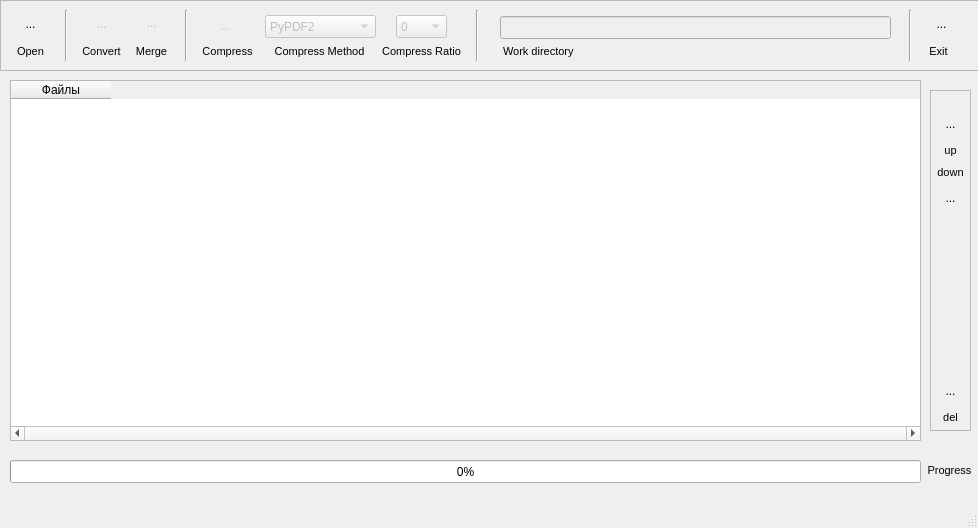
<?xml version="1.0" encoding="UTF-8"?>
<ui version="4.0">
 <class>MainWindow</class>
 <widget class="QMainWindow" name="MainWindow">
  <property name="geometry">
   <rect>
    <x>0</x>
    <y>0</y>
    <width>978</width>
    <height>528</height>
   </rect>
  </property>
  <property name="minimumSize">
   <size>
    <width>978</width>
    <height>528</height>
   </size>
  </property>
  <property name="maximumSize">
   <size>
    <width>978</width>
    <height>528</height>
   </size>
  </property>
  <property name="windowTitle">
   <string>PDF Tools</string>
  </property>
  <property name="windowIcon">
   <iconset>
    <activeon>pic/icon.png</activeon>
   </iconset>
  </property>
  <widget class="QWidget" name="centralwidget">
   <widget class="QTableWidget" name="fileView">
    <property name="geometry">
     <rect>
      <x>10</x>
      <y>80</y>
      <width>911</width>
      <height>361</height>
     </rect>
    </property>
    <property name="verticalScrollBarPolicy">
     <enum>Qt::ScrollBarAsNeeded</enum>
    </property>
    <property name="horizontalScrollBarPolicy">
     <enum>Qt::ScrollBarAlwaysOn</enum>
    </property>
    <property name="sizeAdjustPolicy">
     <enum>QAbstractScrollArea::AdjustToContents</enum>
    </property>
    <property name="textElideMode">
     <enum>Qt::ElideLeft</enum>
    </property>
    <attribute name="horizontalHeaderMinimumSectionSize">
     <number>26</number>
    </attribute>
    <column>
     <property name="text">
      <string>Файлы</string>
     </property>
    </column>
   </widget>
   <widget class="QProgressBar" name="progressBar">
    <property name="geometry">
     <rect>
      <x>10</x>
      <y>460</y>
      <width>911</width>
      <height>23</height>
     </rect>
    </property>
    <property name="value">
     <number>0</number>
    </property>
   </widget>
   <widget class="QFrame" name="frame">
    <property name="geometry">
     <rect>
      <x>0</x>
      <y>0</y>
      <width>981</width>
      <height>71</height>
     </rect>
    </property>
    <property name="frameShape">
     <enum>QFrame::StyledPanel</enum>
    </property>
    <property name="frameShadow">
     <enum>QFrame::Raised</enum>
    </property>
    <widget class="QToolButton" name="folderBtn">
     <property name="geometry">
      <rect>
       <x>10</x>
       <y>3</y>
       <width>41</width>
       <height>41</height>
      </rect>
     </property>
     <property name="toolTip">
      <string>Открыть директорию</string>
     </property>
     <property name="text">
      <string>...</string>
     </property>
     <property name="icon">
      <iconset>
       <activeon>pic/open.png</activeon>
      </iconset>
     </property>
     <property name="iconSize">
      <size>
       <width>40</width>
       <height>40</height>
      </size>
     </property>
     <property name="autoRaise">
      <bool>true</bool>
     </property>
    </widget>
    <widget class="QToolButton" name="mergeBtn">
     <property name="enabled">
      <bool>false</bool>
     </property>
     <property name="geometry">
      <rect>
       <x>131</x>
       <y>2</y>
       <width>41</width>
       <height>41</height>
      </rect>
     </property>
     <property name="toolTip">
      <string>Объединить PDF</string>
     </property>
     <property name="text">
      <string>...</string>
     </property>
     <property name="icon">
      <iconset>
       <activeon>pic/merge.png</activeon>
      </iconset>
     </property>
     <property name="iconSize">
      <size>
       <width>40</width>
       <height>40</height>
      </size>
     </property>
     <property name="autoRaise">
      <bool>true</bool>
     </property>
    </widget>
    <widget class="QToolButton" name="convertBtn">
     <property name="enabled">
      <bool>false</bool>
     </property>
     <property name="geometry">
      <rect>
       <x>81</x>
       <y>3</y>
       <width>41</width>
       <height>41</height>
      </rect>
     </property>
     <property name="toolTip">
      <string>Конвертировать HTML</string>
     </property>
     <property name="text">
      <string>...</string>
     </property>
     <property name="icon">
      <iconset>
       <activeon>pic/convert.png</activeon>
      </iconset>
     </property>
     <property name="iconSize">
      <size>
       <width>40</width>
       <height>40</height>
      </size>
     </property>
     <property name="autoRaise">
      <bool>true</bool>
     </property>
    </widget>
    <widget class="QLineEdit" name="pathEdt">
     <property name="enabled">
      <bool>false</bool>
     </property>
     <property name="geometry">
      <rect>
       <x>500</x>
       <y>16</y>
       <width>391</width>
       <height>23</height>
      </rect>
     </property>
    </widget>
    <widget class="QToolButton" name="exitBtn">
     <property name="geometry">
      <rect>
       <x>924</x>
       <y>6</y>
       <width>35</width>
       <height>35</height>
      </rect>
     </property>
     <property name="text">
      <string>...</string>
     </property>
     <property name="icon">
      <iconset>
       <activeon>pic/exit.png</activeon>
      </iconset>
     </property>
     <property name="iconSize">
      <size>
       <width>35</width>
       <height>35</height>
      </size>
     </property>
     <property name="autoRaise">
      <bool>true</bool>
     </property>
    </widget>
    <widget class="QToolButton" name="compressBtn">
     <property name="enabled">
      <bool>false</bool>
     </property>
     <property name="geometry">
      <rect>
       <x>205</x>
       <y>5</y>
       <width>41</width>
       <height>41</height>
      </rect>
     </property>
     <property name="toolTip">
      <string>Сжать PDF</string>
     </property>
     <property name="text">
      <string>...</string>
     </property>
     <property name="icon">
      <iconset>
       <activeon>pic/compress.png</activeon>
      </iconset>
     </property>
     <property name="iconSize">
      <size>
       <width>40</width>
       <height>40</height>
      </size>
     </property>
     <property name="autoRaise">
      <bool>true</bool>
     </property>
    </widget>
    <widget class="QLabel" name="label">
     <property name="geometry">
      <rect>
       <x>10</x>
       <y>43</y>
       <width>41</width>
       <height>16</height>
      </rect>
     </property>
     <property name="font">
      <font>
       <pointsize>8</pointsize>
      </font>
     </property>
     <property name="text">
      <string>Open</string>
     </property>
     <property name="alignment">
      <set>Qt::AlignCenter</set>
     </property>
    </widget>
    <widget class="QLabel" name="label_2">
     <property name="geometry">
      <rect>
       <x>81</x>
       <y>43</y>
       <width>41</width>
       <height>16</height>
      </rect>
     </property>
     <property name="font">
      <font>
       <pointsize>8</pointsize>
      </font>
     </property>
     <property name="text">
      <string>Convert</string>
     </property>
     <property name="alignment">
      <set>Qt::AlignCenter</set>
     </property>
    </widget>
    <widget class="QLabel" name="label_3">
     <property name="geometry">
      <rect>
       <x>131</x>
       <y>43</y>
       <width>41</width>
       <height>16</height>
      </rect>
     </property>
     <property name="font">
      <font>
       <pointsize>8</pointsize>
      </font>
     </property>
     <property name="text">
      <string>Merge</string>
     </property>
     <property name="alignment">
      <set>Qt::AlignCenter</set>
     </property>
    </widget>
    <widget class="QLabel" name="label_4">
     <property name="geometry">
      <rect>
       <x>197</x>
       <y>43</y>
       <width>61</width>
       <height>16</height>
      </rect>
     </property>
     <property name="font">
      <font>
       <pointsize>8</pointsize>
      </font>
     </property>
     <property name="text">
      <string>Compress</string>
     </property>
     <property name="alignment">
      <set>Qt::AlignCenter</set>
     </property>
    </widget>
    <widget class="QLabel" name="label_5">
     <property name="geometry">
      <rect>
       <x>923</x>
       <y>43</y>
       <width>31</width>
       <height>16</height>
      </rect>
     </property>
     <property name="font">
      <font>
       <pointsize>8</pointsize>
      </font>
     </property>
     <property name="text">
      <string>Exit</string>
     </property>
     <property name="alignment">
      <set>Qt::AlignCenter</set>
     </property>
    </widget>
    <widget class="QComboBox" name="methodBox">
     <property name="enabled">
      <bool>false</bool>
     </property>
     <property name="geometry">
      <rect>
       <x>265</x>
       <y>15</y>
       <width>111</width>
       <height>23</height>
      </rect>
     </property>
     <property name="toolTip">
      <string>Метод сжатия</string>
     </property>
     <item>
      <property name="text">
       <string>PyPDF2</string>
      </property>
     </item>
     <item>
      <property name="text">
       <string>Ghost Script</string>
      </property>
     </item>
    </widget>
    <widget class="QComboBox" name="ratioBox">
     <property name="enabled">
      <bool>false</bool>
     </property>
     <property name="geometry">
      <rect>
       <x>396</x>
       <y>15</y>
       <width>51</width>
       <height>23</height>
      </rect>
     </property>
     <property name="toolTip">
      <string>Коэффициент сжатия</string>
     </property>
     <property name="statusTip">
      <string/>
     </property>
     <property name="accessibleDescription">
      <string/>
     </property>
     <property name="currentText">
      <string>3</string>
     </property>
     <item>
      <property name="text">
       <string>0</string>
      </property>
     </item>
     <item>
      <property name="text">
       <string>1</string>
      </property>
     </item>
     <item>
      <property name="text">
       <string>2</string>
      </property>
     </item>
     <item>
      <property name="text">
       <string>3</string>
      </property>
     </item>
     <item>
      <property name="text">
       <string>4</string>
      </property>
     </item>
    </widget>
    <widget class="Line" name="line">
     <property name="geometry">
      <rect>
       <x>176</x>
       <y>10</y>
       <width>20</width>
       <height>51</height>
      </rect>
     </property>
     <property name="orientation">
      <enum>Qt::Vertical</enum>
     </property>
    </widget>
    <widget class="Line" name="line_2">
     <property name="geometry">
      <rect>
       <x>467</x>
       <y>10</y>
       <width>20</width>
       <height>51</height>
      </rect>
     </property>
     <property name="orientation">
      <enum>Qt::Vertical</enum>
     </property>
    </widget>
    <widget class="Line" name="line_3">
     <property name="geometry">
      <rect>
       <x>56</x>
       <y>10</y>
       <width>20</width>
       <height>51</height>
      </rect>
     </property>
     <property name="orientation">
      <enum>Qt::Vertical</enum>
     </property>
    </widget>
    <widget class="QLabel" name="label_6">
     <property name="geometry">
      <rect>
       <x>269</x>
       <y>43</y>
       <width>101</width>
       <height>16</height>
      </rect>
     </property>
     <property name="font">
      <font>
       <pointsize>8</pointsize>
      </font>
     </property>
     <property name="text">
      <string>Compress Method</string>
     </property>
     <property name="alignment">
      <set>Qt::AlignCenter</set>
     </property>
    </widget>
    <widget class="QLabel" name="label_7">
     <property name="geometry">
      <rect>
       <x>371</x>
       <y>43</y>
       <width>101</width>
       <height>16</height>
      </rect>
     </property>
     <property name="font">
      <font>
       <pointsize>8</pointsize>
      </font>
     </property>
     <property name="text">
      <string>Compress Ratio</string>
     </property>
     <property name="alignment">
      <set>Qt::AlignCenter</set>
     </property>
    </widget>
    <widget class="QLabel" name="label_8">
     <property name="geometry">
      <rect>
       <x>503</x>
       <y>43</y>
       <width>91</width>
       <height>16</height>
      </rect>
     </property>
     <property name="font">
      <font>
       <pointsize>8</pointsize>
      </font>
     </property>
     <property name="text">
      <string>Work directory</string>
     </property>
    </widget>
    <widget class="Line" name="line_4">
     <property name="geometry">
      <rect>
       <x>900</x>
       <y>10</y>
       <width>20</width>
       <height>51</height>
      </rect>
     </property>
     <property name="orientation">
      <enum>Qt::Vertical</enum>
     </property>
    </widget>
   </widget>
   <widget class="QFrame" name="frame_2">
    <property name="geometry">
     <rect>
      <x>930</x>
      <y>90</y>
      <width>41</width>
      <height>341</height>
     </rect>
    </property>
    <property name="frameShape">
     <enum>QFrame::StyledPanel</enum>
    </property>
    <property name="frameShadow">
     <enum>QFrame::Raised</enum>
    </property>
    <widget class="QToolButton" name="upBtn">
     <property name="geometry">
      <rect>
       <x>5</x>
       <y>18</y>
       <width>31</width>
       <height>31</height>
      </rect>
     </property>
     <property name="toolTip">
      <string>Переместить строку вверх</string>
     </property>
     <property name="text">
      <string>...</string>
     </property>
     <property name="icon">
      <iconset>
       <activeon>pic/up.png</activeon>
      </iconset>
     </property>
     <property name="iconSize">
      <size>
       <width>25</width>
       <height>25</height>
      </size>
     </property>
     <property name="autoRaise">
      <bool>true</bool>
     </property>
    </widget>
    <widget class="QToolButton" name="dwnBtn">
     <property name="geometry">
      <rect>
       <x>5</x>
       <y>92</y>
       <width>31</width>
       <height>31</height>
      </rect>
     </property>
     <property name="toolTip">
      <string>Переместить строку вниз</string>
     </property>
     <property name="text">
      <string>...</string>
     </property>
     <property name="icon">
      <iconset>
       <activeon>pic/down.png</activeon>
      </iconset>
     </property>
     <property name="iconSize">
      <size>
       <width>25</width>
       <height>25</height>
      </size>
     </property>
     <property name="autoRaise">
      <bool>true</bool>
     </property>
    </widget>
    <widget class="QToolButton" name="delBtn">
     <property name="geometry">
      <rect>
       <x>5</x>
       <y>285</y>
       <width>31</width>
       <height>31</height>
      </rect>
     </property>
     <property name="toolTip">
      <string>Удалить строку</string>
     </property>
     <property name="text">
      <string>...</string>
     </property>
     <property name="icon">
      <iconset>
       <activeon>pic/delete.png</activeon>
      </iconset>
     </property>
     <property name="iconSize">
      <size>
       <width>25</width>
       <height>25</height>
      </size>
     </property>
     <property name="autoRaise">
      <bool>true</bool>
     </property>
    </widget>
    <widget class="QLabel" name="label_9">
     <property name="geometry">
      <rect>
       <x>10</x>
       <y>50</y>
       <width>21</width>
       <height>20</height>
      </rect>
     </property>
     <property name="font">
      <font>
       <pointsize>8</pointsize>
      </font>
     </property>
     <property name="text">
      <string>up</string>
     </property>
     <property name="alignment">
      <set>Qt::AlignCenter</set>
     </property>
    </widget>
    <widget class="QLabel" name="label_10">
     <property name="geometry">
      <rect>
       <x>5</x>
       <y>72</y>
       <width>31</width>
       <height>20</height>
      </rect>
     </property>
     <property name="font">
      <font>
       <pointsize>8</pointsize>
      </font>
     </property>
     <property name="text">
      <string>down</string>
     </property>
     <property name="alignment">
      <set>Qt::AlignCenter</set>
     </property>
    </widget>
    <widget class="QLabel" name="label_11">
     <property name="geometry">
      <rect>
       <x>5</x>
       <y>317</y>
       <width>31</width>
       <height>20</height>
      </rect>
     </property>
     <property name="font">
      <font>
       <pointsize>8</pointsize>
      </font>
     </property>
     <property name="text">
      <string>del</string>
     </property>
     <property name="alignment">
      <set>Qt::AlignCenter</set>
     </property>
    </widget>
   </widget>
   <widget class="QLabel" name="label_12">
    <property name="geometry">
     <rect>
      <x>924</x>
      <y>460</y>
      <width>51</width>
      <height>20</height>
     </rect>
    </property>
    <property name="font">
     <font>
      <pointsize>8</pointsize>
     </font>
    </property>
    <property name="text">
     <string>Progress</string>
    </property>
    <property name="alignment">
     <set>Qt::AlignCenter</set>
    </property>
   </widget>
  </widget>
  <widget class="QStatusBar" name="statusbar"/>
 </widget>
 <resources/>
 <connections/>
</ui>
